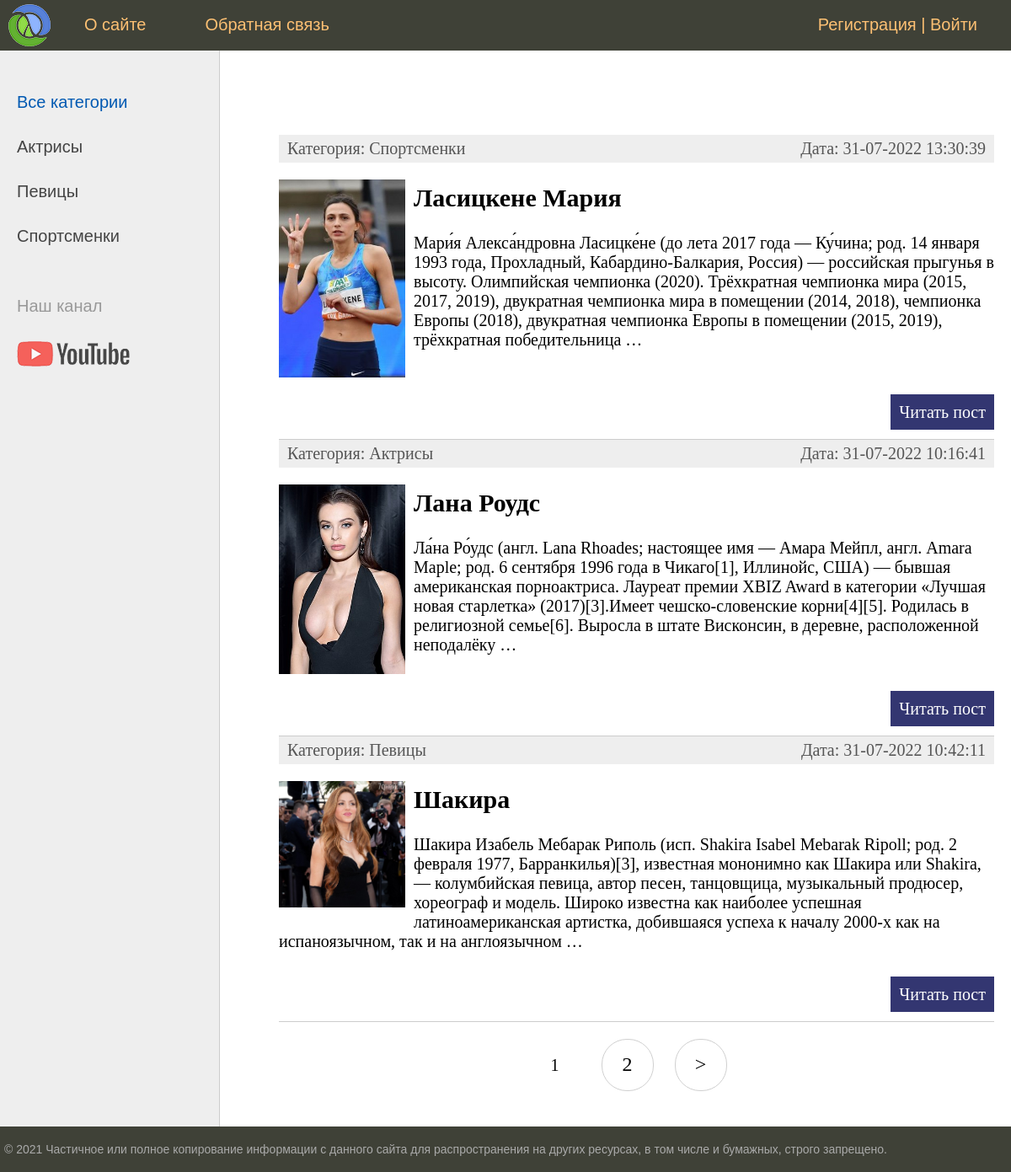
The page / on the database its author committed.
### women/models.py (models this page shows, shortened)
class Category(models.Model):
    name = models.CharField(max_length=200, db_index=True)
    slug = models.SlugField(max_length=200, unique=True, db_index=True)
    def __str__(self):
        return self.name
    def get_absolute_url(self):
        return reverse('category', kwargs={'cat_slug': self.slug})
    class Meta:
        verbose_name = 'Категории'
        verbose_name_plural = 'Категория'
        ordering = ['id']

class Women(models.Model):
    title = models.CharField(max_length=255, verbose_name='Заголовок')
    content = models.TextField(blank=True, verbose_name='Контент')
    photo = models.ImageField(upload_to='photos/%Y/%m/%d/', verbose_name='Фото')
    slug = models.SlugField(max_length=200, unique=True, db_index=True, verbose_name='URL')
    time_create = models.DateTimeField(auto_now_add=True, verbose_name='Время создания')
    time_update = models.DateTimeField(auto_now=True, verbose_name='Время обновления')
    is_published = models.BooleanField(default=True, verbose_name='Опубликовать')
    cat = models.ForeignKey('Category', on_delete=models.PROTECT, verbose_name='Категория')
    def get_absolute_url(self):
        return reverse('post', kwargs={'post_slug': self.slug})
    class Meta:
        verbose_name = 'Известные женщины'
        verbose_name_plural = 'Известные женщины'
        ordering = ['-time_create', 'title']

### women/views.py (the view)
# urls.py: path('', WomenHome.as_view(), name='home'),
class WomenHome(DataMixin, ListView):
    model = Women
    template_name = 'women/index.html'
    context_object_name = 'posts'
    def get_context_data(self, *, object_list=None, **kwargs):
        context = super().get_context_data(**kwargs)
        c_def = self.get_user_contexnt(title='Главная Страница')
        return dict(list(context.items()) + list(c_def.items()))
    def get_queryset(self):
        return Women.objects.filter(is_published=True)

### women/utils.py (called while the page is built)
        def get_user_contexnt(self, **kwargs):
                context = kwargs
                cats = Category.objects.annotate(Count('women'))
                user_menu = menu.copy()
                if not self.request.user.is_authenticated:
                        user_menu.pop(1)
                context['menu'] = user_menu
                context['cats'] = cats
                if 'cat_selected' not in context:
                        context['cat_selected'] = 0
                return context

### women/templates/women/index.html (shortened to what this page needs)
{% extends 'women/base.html' %}
{% block content %}
<ul class="list-articles">
	{% for p in posts %}
			<li><div class="article-panel">
	<p class="first">Категория: {{p.cat}}</p>
	<p class="last">Дата: {{p.time_update|date:"d-m-Y H:i:s"}}</p>
</div>
{% if p.photo %}
	<p><img class="img-article-left thumb" src="{{p.photo.url}}"></p>
{% endif %}
				<h2>{{p.title}}</h2>
	{% autoescape on %}
	{{p.content|linebreaks|truncatewords:50}}
	{% endautoescape %}
			<p class="link-read-post"><a href="{{ p.get_absolute_url }}">Читать пост</a></p>
			</li>
	{% endfor %}
</ul>
{% endblock %}

### women/templates/women/base.html (shortened to what this page needs)
{% load static %}
{% load women_tags %}
<!DOCTYPE html>
<html>
<head>
	<link type="text/css" href="{% static 'women/css/styles.css' %}" rel="stylesheet" />
</head>
<body>
<table class="table-page" border=0 cellpadding="0" cellspacing="0">
<tr><td valign=top>
{% block mainmenu %}
		<div class="header">
			<ul id="mainmenu" class="mainmenu">
			<li class="logo"><a href="{% url 'home' %}"><div class="logo"></div></a></li>
{% for m in menu %}
			<li><a href="{% url m.url_name %}">{{m.title}}</a></li>
{% endfor %}
	{% if user.is_authenticated %}
				<li class="last">{{user.username}}<a href="{% url 'signout' %}" class="btn btn-outline-light"> | Выход</a></li>
	{% else %}
				<li class="last"><a href="{% url 'register' %}">Регистрация</a> | <a href="{% url 'login' %}">Войти</a></li>
	{% endif %}
			</ul>
		</div>
{% endblock mainmenu %}
<table class="table-content" border=0 cellpadding="0" cellspacing="0">
<tr>
	<td valign="top" class="left-chapters">
	<ul id="leftchapters">
{% if cat_selected == 0 %}
		<li class="selected">Все категории</li>
{% else %}
		<li><a href="{% url 'home' %}">Все категории</a></li>
{% endif %}
{% for c in cats %}
{% if c.women__count > 0 %}
		{% if c.pk == cat_selected %}
			<li class="selected">{{c.name}}</li>
		{% else %}
			<li><a href="{{ c.get_absolute_url }}">{{c.name}}</a></li>
		{% endif %}
{% endif %}
{% endfor %}
		<li class="share">
		<p>Наш канал</p>
		<a class="share-yt" href="https://www.youtube.com" target="_blank" rel="nofollow"></a>
		</li>
	</ul>
</td>
<td valign="top" class="content">
	<div class="content-text">
{% block content %}
{% endblock %}
{% if page_obj.has_other_pages %}
<nav class="list-pages">
    <ul>
        {% for p in page_obj.paginator.page_range %}
		{% if page_obj.number == p %}
		<li class="page-num page-num-selected">{{ p }}</li>
		{% elif p >= page_obj.number|add:-1 and p <= page_obj.number|add:1 %}
        <li class="page-num pa">
            <a href="?page={{ p }}">{{ p }}</a>
        </li>
		{% endif %}
        {% endfor %}
		{% if page_obj.has_next %}
		<li class="page-num">
			<a href="?page={{ page_obj.next_page_number }}">&gt;</a>
		</li>
		{% endif %}
    </ul>
</nav>
{% endif %}
	</div>
</td></tr></table>
</td></tr>
<tr><td valign=top>
	<div id="footer">
		<p>&copy; 2021 Частичное или полное копирование информации с данного сайта для распространения на других ресурсах, в том числе и бумажных, строго запрещено.</p>
	</div>
</td></tr></table>
</body>
</html>

### women/static/women/css/styles.css (style rules this page uses)
html, body { font-family: 'Arial'; margin: 0; padding: 0; height: 100%; width: 100%; color: #444; }
a { color: #0059b2; text-decoration: none; }
img { max-width: 600px; height: auto; }
img.img-article-left { max-width: 300px; height: auto; float: left; padding: 0 10px 10px 0; }
img.img-article-left.thumb { max-width: 150px; height: auto; }
p.link-read-post { text-align: right; }
p.link-read-post a { padding: 10px; min-width: 100px; background: #333671; color: #fff; text-decoration: none; }
div.article-panel { background: #eee; padding: 5px 10px 5px 10px; box-sizing: border-box; overflow: hidden; color: #555; }
div.article-panel p.first { margin: 0; float: left; }
div.article-panel p.last { margin: 0; float: right; }
ul.list-articles { list-style: none; margin: 0; padding: 0; }
ul.list-articles li { border-bottom: 1px solid #ccc; }
.table-page { width: 100%; height: 100%; vertical-align: top; }
.table-page tr { height: 100%; }
.header { background: #3F4137; height: 60px; }
.logo { background: url('../images/logo.png') no-repeat 10px 5px; width: 70px; height: 60px; }
ul.mainmenu { list-style: none; margin: 0; padding: 0; height: 60px; color: #fdc073; font-size: 20px; overflow: hidden; }
ul.mainmenu li { float: left; margin: 18px 40px 0 30px; }
ul.mainmenu li.logo { margin: 0; }
ul.mainmenu li.last { float: right; }
ul.mainmenu li a { color: #fdc073; text-decoration: none; }
.table-content { width: 100%; min-height: 100%; height: 100%; }
.left-chapters { margin: 0; background: #eee; border-right: 1px solid #ccc; min-height: 100%; }
.left-chapters ul { width: 230px; min-height: 100%; margin: 0; padding: 20px 10px 10px 20px; list-style: none; font-size: 20px; }
.left-chapters ul li { margin: 30px 0 0 0; color: #999; }
.left-chapters ul li.selected { color: #0059b2; }
.left-chapters ul li a { color: #444; text-decoration: none; }
.left-chapters ul li.share { margin: 60px 0 0 0; }
.left-chapters ul li.share p { margin: 30px 0 30px 0; }
.left-chapters ul li.share a { display: inline-block; width: 40px; height: 40px; margin: 0 20px 0 0; }
.left-chapters ul li.share a.share-yt { width: 100%; height: 30px; background: url('../images/share_yt.png') no-repeat 0 0 }
.content { padding: 40px 20px 20px 40px; width: 100%; box-sizing: border-box; }
.content-text { margin: 60px 0 0 30px; color: #000; font-size: 20px; font-family: Yandex Sans Display Light; }
#footer { box-sizing: border-box; background: #3F4137; padding: 5px; color: #aaa; font-size: 14px; font-family: Verdana, Geneva, Arial, Helvetica; text-align: left; overflow: hidden; }
.list-pages { text-align: center; margin: 0 0 20px 0; }
.list-pages ul { margin: 20px 0 0 0; padding: 0; list-style: none; }
.list-pages ul li { display: inline-block; margin: 0 20px 0 0; }
.list-pages a { color: #000; font-size: 24px; text-decoration: none; }
.list-pages .page-num, .page-num-selected { display: inline-block; width: 60px; height: 44px; padding: 16px 0 0 0; border: 1px solid #d0d0d0; border-radius: 30px; }
.list-pages .page-num-selected { border: none; color: #000; font-size: 20px; }

### rows shown on the page
Category: name "Актрисы"
Category: name "Певицы"
Category: name "Спортсменки"
Women: cat "Спортсменки", time_update "31-07-2022 13:30:39", photo (picture), title "Ласицкене Мария", content "Мари́я Алекса́ндровна Ласицке́не (до лета 2017 года — Ку́чина; род. 14 января 1993 года, Прохладный, Кабардино-Балкария, Россия) — российская прыгунья в высоту. Олимпийская чемпионка (2020). Трёхкратная чемпионка мира (2015, 2017, 2019), двукратная чемпионка мира в помещении (2014, 2018), чемпионка Европы (2018), двукратная чемпионка Европы в помещении (2015, 2019), трёхкратная победительница …"
Women: cat "Актрисы", time_update "31-07-2022 10:16:41", photo (picture), title "Лана Роудс", content "Ла́на Ро́удс (англ. Lana Rhoades; настоящее имя — Амара Мейпл, англ. Amara Maple; род. 6 сентября 1996 года в Чикаго[1], Иллинойс, США) — бывшая американская порноактриса. Лауреат премии XBIZ Award в категории «Лучшая новая старлетка» (2017)[3].Имеет чешско-словенские корни[4][5]. Родилась в религиозной семье[6]. Выросла в штате Висконсин, в деревне, расположенной неподалёку …"
Women: cat "Певицы", time_update "31-07-2022 10:42:11", photo (picture), title "Шакира", content "Шакира Изабель Мебарак Риполь (исп. Shakira Isabel Mebarak Ripoll; род. 2 февраля 1977, Барранкилья)[3], известная мононимно как Шакира или Shakira, — колумбийская певица, автор песен, танцовщица, музыкальный продюсер, хореограф и модель. Широко известна как наиболее успешная латиноамериканская артистка, добившаяся успеха к началу 2000-х как на испаноязычном, так и на англоязычном …"

### other values the page prints
{{ m.title }} "О сайте" "Обратная связь"
{{ p }} "1"
{{ p }} "2"
